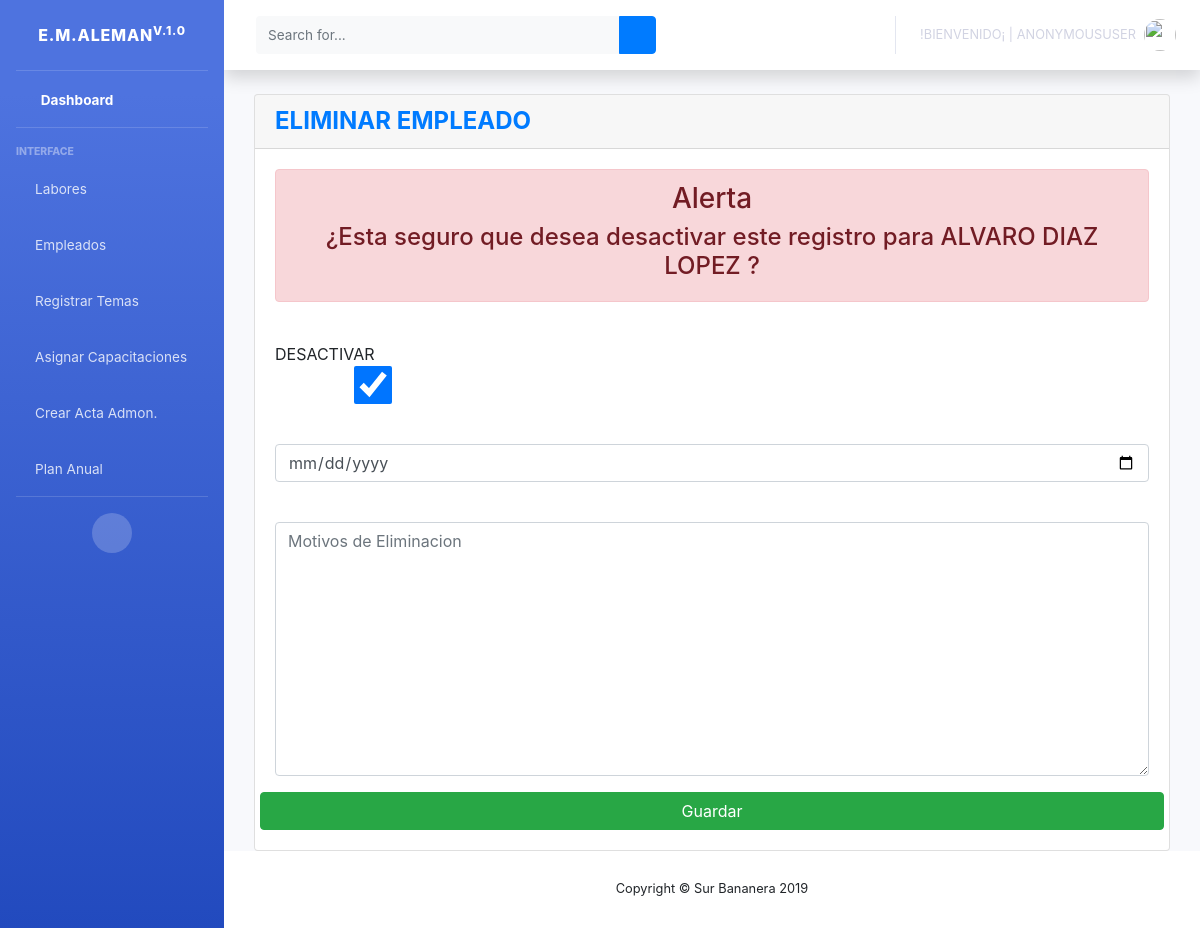
Screenshot of /bananera/eliminarEmpleado/200 with the database file from the repository.
### surBananas/models.py (models this page shows, shortened)
class empleados(models.Model):
    choice_fase ={('', 'Areas'),('Area 1','Area 1'),('Area 2','Area 2'),('Area 3','Area 3'),('Area 4','Area 4'),('Area 5','Area 5'),('Unidad de Empaque','Unidad de Empaque'),('Unidad de Producción','Unidad de Producción'),('Nutricion','Nutricion'),('Riego','Riego'),('Moko','Moko'),('Sigatoka','Sigatoka'), ('Seguridad','Seguridad'),('Otros','Otros')}
    fase = models.CharField(choices=choice_fase, default='', max_length=20, blank=True, null=True)
    codigoEmpleado = models.CharField(max_length=100, unique=True, primary_key=True)
    nombres = models.CharField(max_length=30, blank=True, null=True)
    apellidoPaterno = models.CharField(max_length=30, blank=True, null=True)
    apellidoMaterno = models.CharField(max_length=30, blank=True, null=True)
    edad = models.IntegerField(blank=True, null=True)
    fechaNacimiento = models.DateField(auto_now=False, blank=True, null=True)
    numeroSeguroSocial = models.CharField(max_length=100, blank=True, null=True)
    curp = models.CharField(max_length=20, blank=True, null=True)
    rfc = models.CharField(max_length=20, blank=True, null=True)
    estadoCivil = models.CharField(max_length=20, blank=True, null=True)
    nacionalidad = models.CharField(max_length=100,blank=True, null=False)
    telefono = models.IntegerField(max_length=20, blank=True, null=True)
    celular = models.IntegerField(max_length=20, blank=True, null=True)
    correoElectronico = models.EmailField(max_length=100, blank=True, null=True)
    direccion = models.CharField(max_length=200, blank=True, null=True)
    ciudad = models.CharField(max_length=200, blank=True, null=True)
    colonia = models.CharField(max_length=200, blank=True, null=True)
    codigoPostal = models.IntegerField(max_length=20, blank=True, null=True)
    estado = models.CharField(max_length=20, blank=True, null=True)
    imagen = models.ImageField(upload_to="fotos/", blank=True, null=True)
    area = models.ForeignKey(areas, on_delete=models.CASCADE)
    status = models.BooleanField('¡Dar de baja!', default= True)
    fechaEliminacion = models.DateField(auto_now=False, blank=True, null=True)
    motivoEliminacion = models.CharField(max_length=500, blank=True, null=True)
    created_at = models.DateTimeField(auto_now_add=True, blank=True, null=True)

### surBananas/views.py (the view)
# urls.py: path('eliminarEmpleado/<int:pk>', views.EliminarEmpleado.as_view(), name = 'eliminarEmpleado'),
class EliminarEmpleado(UpdateView):
    model = empleados
    template_name = 'empleados_delete.html'
    form_class = EmpleadosFormEliminar
    success_url = reverse_lazy('eliminados')

### surBananas/formEliminarEmp.py
class EmpleadosFormEliminar(forms.ModelForm):
    class Meta:
        model = empleados
        fields = ['fechaEliminacion','motivoEliminacion', 'status']
        labels = {'class': 'bmd-label-floating',
                  'fechaEliminacion': '',
                  'motivoEliminacion': '',
                  'status': ''
                  }
        widgets = {
            'fechaEliminacion': forms.TextInput(
                attrs={
                    'type': 'date',
                    'class': 'form-control',
                    'placeholder': 'Fecha de Eliminación',
                }
            ),
             'motivoEliminacion': forms.Textarea(
                attrs={
                    'class': 'form-control',
                    'placeholder': 'Motivos de Eliminacion',
                }
            ),
            'status': forms.CheckboxInput(
                attrs={
                    'class': 'form-control',
                    'placeholder': 'Estado',
                }
            ),
        }

### surBananas/templates/empleados_delete.html (shortened to what this page needs)
{% extends 'indexAdmin.html' %}
{% block contenido %}
    <div class="content">
        <div class="container-fluid">
            <div class="row">
                <div class="col-md-12">
                    <div class="card">
                        <div class="card-header card-header-warning">
                            <h4 class="card-title m-0 font-weight-bold text-primary" > ELIMINAR EMPLEADO</h4>
                        </div>
                        <div class="card-body">
                                          <div class="alert alert-danger" align="center">
                                    <span><b> <h3>Alerta</h3>  </b> <h4>¿Esta seguro que desea desactivar este registro para {{ empleados.nombres }} {{ empleados.apellidoPaterno }} {{ empleados.apellidoMaterno }} ?</h4></span>
                                </div>
                            <form method="post" enctype="multipart/form-data">
                                <div class="row">
                                    {% if error %}
                                        <h1>{{ error }}</h1>
                                    {% else %}
                                        <div class="col-md-3"><br>DESACTIVAR
                                            <div class="form-group">
                                                {{form.status }}
                                            </div>
                                        </div>
                                        <div class="col-md-12"><br>
                                            <div class="form-group">
                                                {{form.fechaEliminacion}}
                                            </div>
                                        </div>
                                        <div class="col-md-12"><br>
                                            <div class="form-group">
                                                {{form.motivoEliminacion }}
                                            </div>
                                        </div>
                                        <button type="submit" class="btn btn-success btn-block pull-right">Guardar</button>
                                    {% endif %}
                                </div>
                            </form>
                        </div>
                    </div>
                </div>
            </div>
        </div>
    </div>
{% endblock contenido %}

### rows the page displays
empleados: nombres "ALVARO", apellidoPaterno "DIAZ", apellidoMaterno "LOPEZ", status "☑"

### other values shown
{{ user }} "ANONYMOUSUSER"
